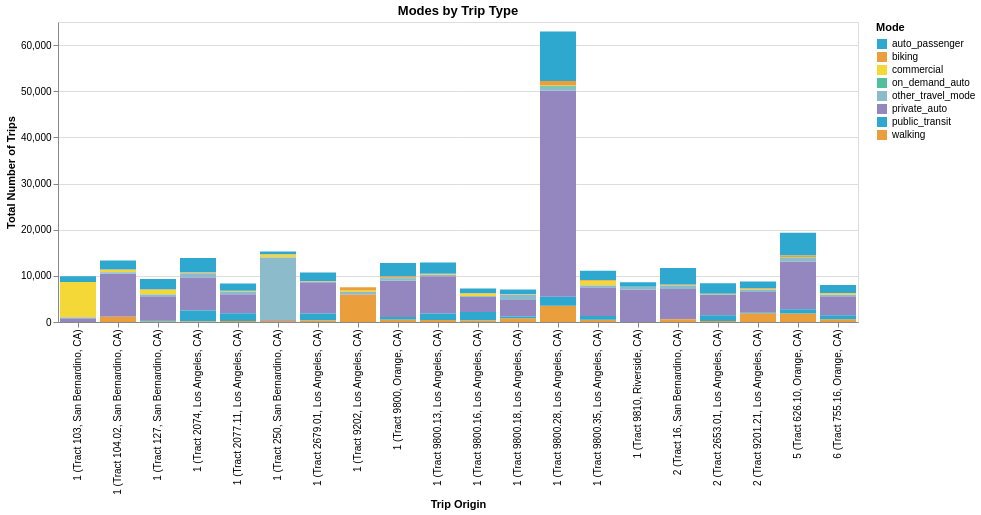

Here is the notebook cell this chart was saved with:
### Code cell
alt.Chart(modes_breakdown).mark_bar().encode(
    x=alt.X("Trip Grouping:O", title = "Trip Origin"),
    y=alt.Y("Total Trips:Q", title="Total Number of Trips"),
    color=alt.Color("Mode:N", scale=alt.Scale(range=cp.CALITP_CATEGORY_BRIGHT_COLORS)),
    tooltip = ['Total Trips', 'Mode']
    ).properties(
    width=800,  
    height=300,
    title='Modes by Trip Type')

### Figure 1 — Vega specification as saved in the notebook (floating-point values rounded to 4 significant figures; data arrays with more than 128 entries replaced by an {"elided": "..."} marker saying what was removed)
{"$schema": "https://vega.github.io/schema/vega/v5.json", "data": [{"name": "source_0", "values": {"elided": "149 records"}}, {"name": "source_0_x_domain_Trip Grouping", "values": [{"Trip Grouping": "1 (Tract 127, San Bernardino, CA)"}, {"Trip Grouping": "1 (Tract 9202, Los Angeles, CA)"}, {"Trip Grouping": "1 (Tract 9800.28, Los Angeles, CA)"}, {"Trip Grouping": "1 (Tract 2074, Los Angeles, CA)"}, {"Trip Grouping": "1 (Tract 9800.16, Los Angeles, CA)"}, {"Trip Grouping": "1 (Tract 103, San Bernardino, CA)"}, {"Trip Grouping": "2 (Tract 9201.21, Los Angeles, CA)"}, {"Trip Grouping": "1 (Tract 9800.35, Los Angeles, CA)"}, {"Trip Grouping": "1 (Tract 250, San Bernardino, CA)"}, {"Trip Grouping": "1 (Tract 104.02, San Bernardino, CA)"}, {"Trip Grouping": "2 (Tract 16, San Bernardino, CA)"}, {"Trip Grouping": "6 (Tract 755.16, Orange, CA)"}, {"Trip Grouping": "1 (Tract 9800.13, Los Angeles, CA)"}, {"Trip Grouping": "1 (Tract 2077.11, Los Angeles, CA)"}, {"Trip Grouping": "5 (Tract 626.10, Orange, CA)"}, {"Trip Grouping": "1 (Tract 9800.18, Los Angeles, CA)"}, {"Trip Grouping": "1 (Tract 9800, Orange, CA)"}, {"Trip Grouping": "1 (Tract 2679.01, Los Angeles, CA)"}, {"Trip Grouping": "2 (Tract 2653.01, Los Angeles, CA)"}, {"Trip Grouping": "1 (Tract 9810, Riverside, CA)"}]}, {"name": "source_0_color_domain_Mode", "values": [{"Mode": "commercial"}, {"Mode": "biking"}, {"Mode": "private_auto"}, {"Mode": "auto_passenger"}, {"Mode": "other_travel_mode"}, {"Mode": "walking"}, {"Mode": "public_transit"}, {"Mode": "on_demand_auto"}]}], "marks": [{"type": "rect", "name": "marks", "from": {"data": "source_0"}, "encode": {"update": {"y": {"field": "Total Trips_end", "scale": "y"}, "x": {"field": "Trip Grouping", "scale": "x"}, "tooltip": {"signal": "{\"Total Trips\": format(datum[\"Total Trips\"], \"\"), \"Mode\": isValid(datum[\"Mode\"]) ? datum[\"Mode\"] : \"\"+datum[\"Mode\"]}"}, "fill": {"field": "Mode", "scale": "color"}, "width": {"signal": "max(0.25, bandwidth('x'))"}, "y2": {"field": "Total Trips_start", "scale": "y"}}}, "style": ["bar"]}], "scales": [{"name": "x", "type": "band", "domain": {"data": "source_0_x_domain_Trip Grouping", "field": "Trip Grouping", "sort": true}, "range": [0, {"signal": "width"}], "paddingOuter": 0.05, "paddingInner": 0.1}, {"name": "y", "type": "linear", "domain": {"data": "source_0", "fields": ["Total Trips_start", "Total Trips_end"]}, "range": [{"signal": "height"}, 0], "zero": true, "nice": true}, {"name": "color", "type": "ordinal", "domain": {"data": "source_0_color_domain_Mode", "field": "Mode", "sort": true}, "range": ["#2EA8CE", "#EB9F3C", "#F4D837", "#51BF9D", "#8CBCCB", "#9487C0"]}], "axes": [{"scale": "y", "grid": true, "maxExtent": 0, "ticks": false, "zindex": 0, "labels": false, "minExtent": 0, "aria": false, "tickCount": {"signal": "ceil(height/40)"}, "orient": "left", "gridScale": "x", "domain": false}, {"scale": "x", "title": "Trip Origin", "zindex": 0, "orient": "bottom", "labelAngle": 270, "grid": false, "labelAlign": "right", "labelBaseline": "middle"}, {"scale": "y", "labelOverlap": true, "grid": false, "title": "Total Number of Trips", "orient": "left", "tickCount": {"signal": "ceil(height/40)"}, "zindex": 0}], "title": {"text": "Modes by Trip Type", "frame": "group"}, "padding": 5, "style": "cell", "legends": [{"fill": "color", "symbolType": "square", "title": "Mode"}], "width": 800, "background": "white", "height": 300}
